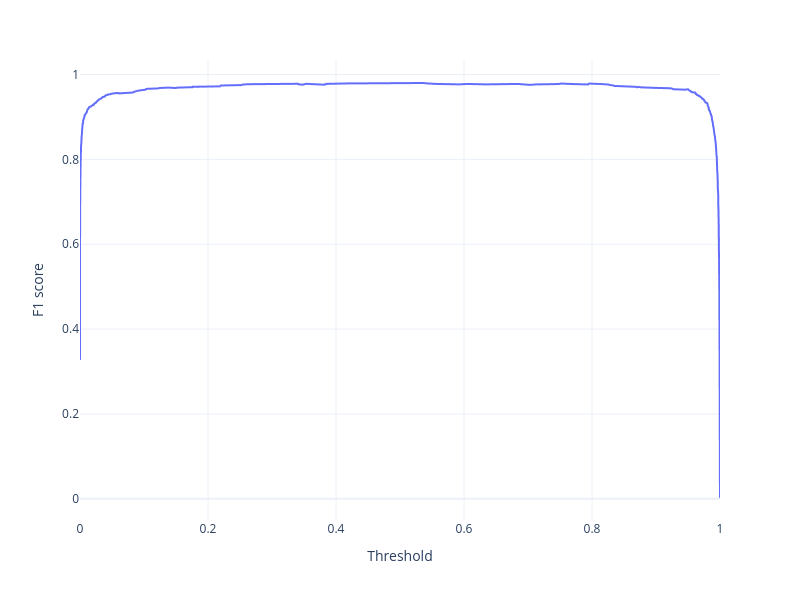

Notebook code for this chart:
### Code cell
px.line(x=threshold, y=f1, width=800, height=600, 
        labels={"x": "Threshold", "y": "F1 score"})

### Figure 1 — Plotly figure (JSON) as saved in the notebook; plotly's stock layout.template omitted (floating-point values rounded to 4 significant figures; data arrays with more than 128 entries replaced by an {"elided": "..."} marker saying what was removed)
{"data": [{"hovertemplate": "Threshold=%{x}<br>F1 score=%{y}<extra></extra>", "legendgroup": "", "line": {"color": "#636efa", "dash": "solid"}, "marker": {"symbol": "circle"}, "mode": "lines", "name": "", "showlegend": false, "type": "scattergl", "x": {"elided": "2416 float values"}, "xaxis": "x", "y": {"elided": "2416 float values"}, "yaxis": "y"}], "layout": {"height": 600, "legend": {"tracegroupgap": 0}, "margin": {"t": 60}, "width": 800, "xaxis": {"anchor": "y", "domain": [0, 1], "title": {"text": "Threshold"}}, "yaxis": {"anchor": "x", "domain": [0, 1], "title": {"text": "F1 score"}}}}
